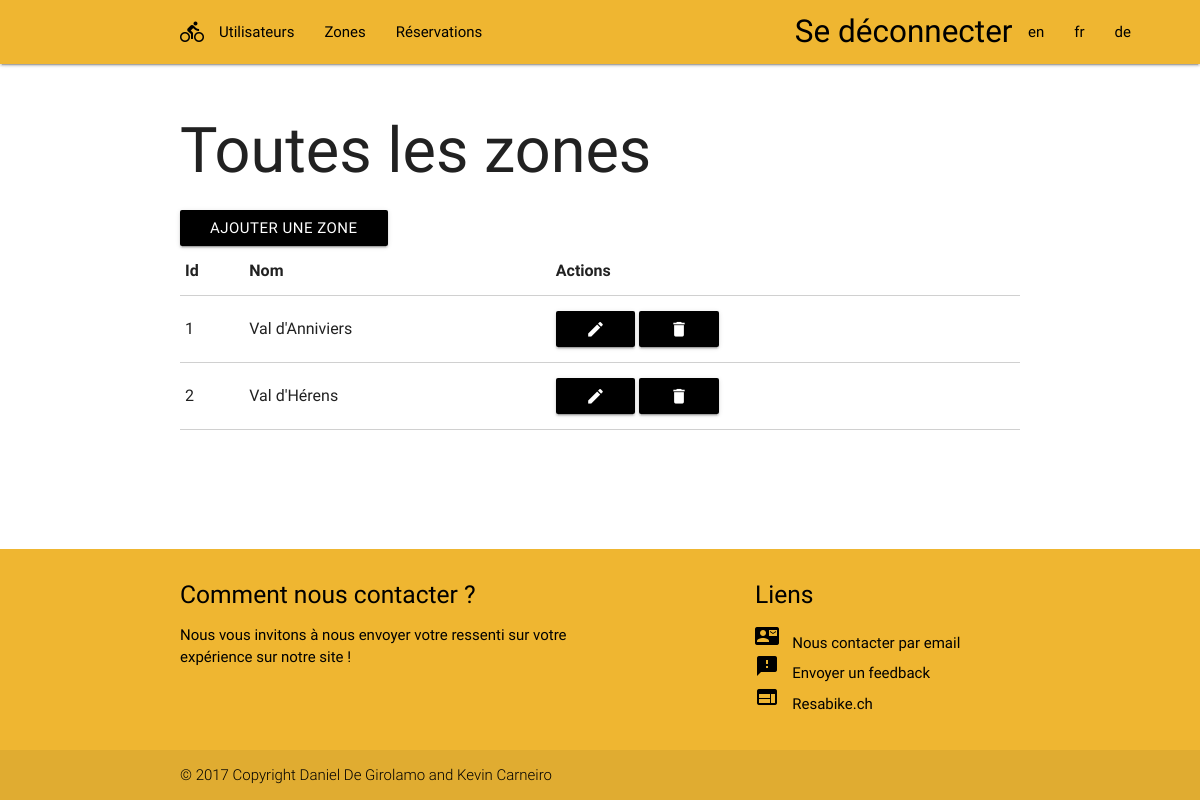
The page /zone (signed in) on the database its author committed.
### tables this page shows
CREATE TABLE zone (
  id  INT         NOT NULL AUTO_INCREMENT PRIMARY KEY,
  nom VARCHAR(50) NOT NULL
);

### library/mvc/class.View.php (called while the page is built, shortened)
<?php
class View {
    public $viewPath;
    public function __construct($ctr, $act) {
        $this->viewPath = APPPATH.DS.'view'.DS.$ctr.DS.'view-'.$act.'.php';
    }
    public function RenderPartial() {
        include($this->viewPath);
        return ob_get_clean();
    }
    public function Render() {
        $html = $this->RenderPartial();
        return ob_get_clean();
    }
}

### app/controller/ControllerZone.php (called while the page is built, shortened)
<?php
class ControllerZone extends Controller
{
    public function index()
    {
        $UserConnected = $_SESSION['UserConnected'];
        if ($UserConnected != null) {
            if ($_SESSION['UserConnected']['idRole'] == 3) {
                $zones = $this->model->getAllZones();
            } else {
                $zones = $this->model->getAllGoodZones($UserConnected['idZone']);
            }
            $this->view->Set('zones', $zones);
            return $this->view->Render();
        } else
            header("Location: /resabike/login");
    }
}

### index.php (called while the page is built, shortened)
<?php
require LIBPATH.DS.'autoload.php';
require LIBPATH.DS.'function.php';
$rooter = new Router();
$rooter->SetErrorReporting();
$rooter->CallHook();

### library/mvc/class.Controller.php (called while the page is built, shortened)
<?php
class Controller{
    public function __construct($currentController, $currentAction, $model, $view){
        $this->model = $model;
    }
}

### library/autoload.php (called while the page is built, shortened)
<?php
function loadClass($className) {
    $prefix = "ResaBike\\";
    $className = substr($className, strlen($prefix), strlen($className));
    $fileName = '';
    $includePath = ROOT;
    if (false !== ($lastNsPos = strripos($className, '\\'))) {
        $namespace = substr($className, 0, $lastNsPos);
        $className = substr($className, $lastNsPos + 1);
        $fileName = strtolower(str_replace('\\', DIRECTORY_SEPARATOR, $namespace) . DIRECTORY_SEPARATOR);
    }
    $fileNameNormal = $fileName . str_replace('_', DIRECTORY_SEPARATOR, $className) . '.php';
    $fileNameClass = $fileName . str_replace('_', DIRECTORY_SEPARATOR, 'class.'.$className) . '.php';
    $fullFileName = $includePath . DIRECTORY_SEPARATOR . $fileNameNormal;
    $fullFileNameClass = $includePath . DIRECTORY_SEPARATOR . $fileNameClass;
}

### library/database/class.DbConnect.php (called while the page is built, shortened)
<?php
class DbConnect{
    public static function Get() {
        global $pdo;
        $db_host = "localhost";
        $db_name = "dbResabike";
        $db_user = "root";
        $db_pass = "";
        if($pdo == null) {
            try {
                $pdo = new PDO('mysql:host='.$db_host.';dbname='.$db_name.'', $db_user, $db_pass);
                $pdo->exec('SET NAMES utf8');
                $pdo->setAttribute(PDO::ATTR_ERRMODE, PDO::ERRMODE_EXCEPTION);
            }
            catch (PDOException $e){
                die('<div align="center">
                        <h1>Error</h1>
                        <h3>Can\'t connect to database</h3>
                    </div>');
            }
        }
        return $pdo;
    }
}

### library/entity/Class.Zone.php (called while the page is built, shortened)
<?php
	class Zone{
		var $conn;
		public function __construct(){
			$this->conn=DbConnect::Get('Connection');
		}
		public function getAllZone(){
			$conn = $this->conn;
			$sql="SELECT * FROM zone";
			return $conn->query($sql)->fetchAll(PDO::FETCH_ASSOC);
		}
	}
?>

### app/model/ModelZone.php (called while the page is built, shortened)
<?php
class ModelZone
{
    public function getAllZones()
    {
        $zoneManager = new Zone();
        $zones = $zoneManager->getAllZone();
        return $zones;
    }
}

### app/view/zone/view-index.php (the view)
<div class="container">
    <h1><?php trad('All Zones'); ?></h1></td>
    <?php
    if($_SESSION['UserConnected']['idRole'] == 3){
       echo '<a class="btn waves-effect waves-light resa-btn" href="/resabike/zone/add">'. trad('Add a zone',true).'</a>';
    }
    ?>
    <table class="bordered">
        <thead>
        <tr>
            <th><?php trad('Id'); ?></th>
            <th><?php trad('Name'); ?></th>
            <th><?php trad('Actions'); ?></th>
        </tr>
        </thead>
        <tbody>
        <?php
        $html = "";
        foreach($zones as $zone) {
            $actions = '
            <a href="/resabike/zone/edit?id='.$zone['id'].'" class="waves-effect waves-light btn resa-btn">
                <i class="large material-icons">edit</i>
            </a>
            <a href="#modal'.$zone['id'].'" class="waves-effect waves-light btn modal-trigger resa-btn">
                <i class="large material-icons">delete</i>
            </a>
            <div id="modal'.$zone['id'].'" class="modal">
                <div class="modal-content">
                    <h4>'. trad('Suppression of the zone', true) .''.$zone['nom'].'</h4>
                    <p>'. trad('Are you sure that you want to delete this zone ? ', true) .'</p>
                </div>
                <div class="modal-footer">
                    <a href="/resabike/zone/delete?id='.$zone['id'].'" class="waves-effect waves-light btn modal-trigger resa-btn">'. trad('Confirme', true) .'</a>
                    <a href="" class="waves-effect waves-light btn modal-trigger resa-btn">'. trad('Cancel', true) .'</a>
                </div>
            </div>';
            $html .= '<tr>
                <td>'.$zone['id'].'</td>
                <td>'.$zone['nom'].'</td>
                <td>'.$actions.'</td>
            </tr>';
        }
        echo $html;
        ?>
        </tbody>
    </table>
</div>

### assets/css/perso.css (style rules this page uses)
body { display: flex; min-height: 100vh; flex-direction: column; }
.resa-btn { background-color: black !important; color: #fff; }

### rows shown on the page
zone: id "1", nom "Val d'Anniviers"
zone: id "2", nom "Val d'Hérens"

### other values the page prints
trad('Users', true) "Utilisateurs"
trad('Zones', true) "Zones"
trad('Books', true) "Réservations"
trad('Add a zone',true) "AJOUTER UNE ZONE"
